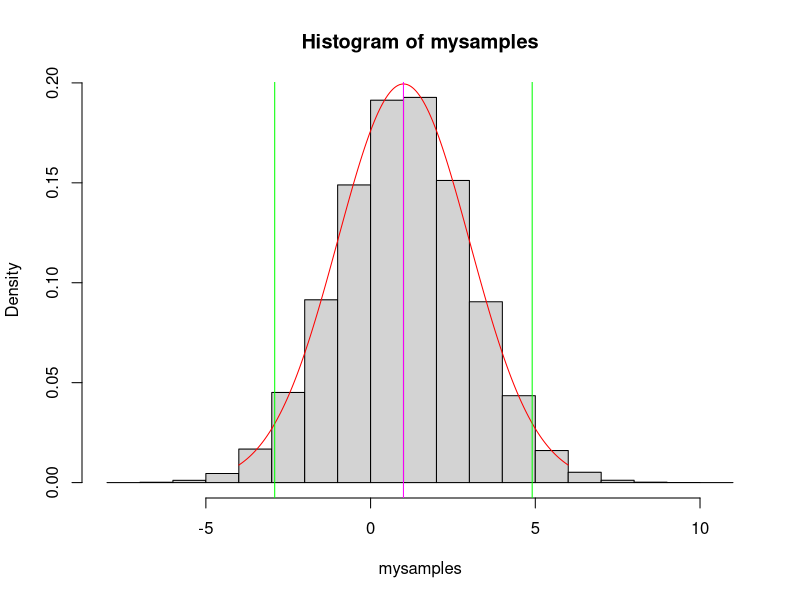
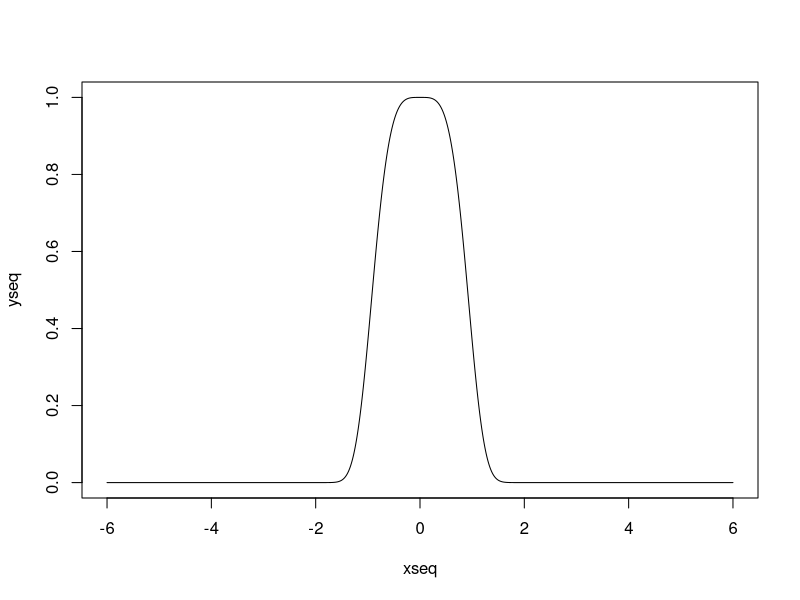
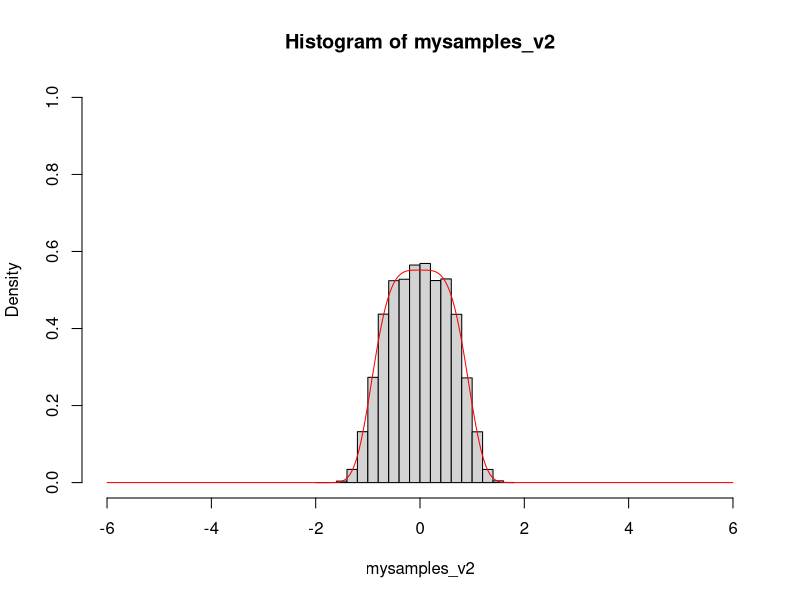

Write R code to recreate these figures, in order.

# assume the posterior distribution for theta is normal (1, 2)

mysamples <- rnorm(100000, mean = 1, sd = 2)
hist(mysamples, freq = FALSE)
xseq <- seq(-4, 6, length.out = 200)
yseq <- dnorm(xseq, mean = 1, sd = 2)
lines(xseq, yseq, col = "red")

mean(mysamples)
sd(mysamples)

posterior_interval <- quantile(mysamples, c(0.025, 0.975))
abline(v = posterior_interval[1], col = "green")
abline(v = posterior_interval[2], col = "green")
abline(v = mean(mysamples), col = "magenta")


# if I only know my posterior is proportional to exp(-theta^4)

xseq <- seq(-6, 6, length.out = 1000)
yseq <- exp(-(xseq)^4)

plot(xseq, yseq, type= "l")

mysamples_v2 <- sample(xseq, 200000, replace = TRUE, prob = yseq/sum(yseq))
hist(mysamples_v2, freq = FALSE, ylim = c(0, 1), xlim = c(-6, 6))
lines(xseq, yseq/(sum(yseq) * (xseq[2]-xseq[1])), col = "red")

mean(mysamples_v2)
sd(mysamples_v2)

quantile(mysamples_v2, c(0.025, 0.975))

